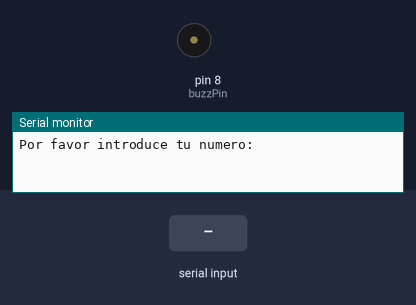
The sketch below on a simulated Arduino Uno, built with avr-gcc and run on an emulated ATmega328P. Parts: buzzer (waves = sounding, pin HIGH), the last lines printed to the serial monitor. The inputs (shaded band) are chosen by the test bench.

Above: at 1.2 s.
1.3 s: "90,45\n" received over Serial
At 1.7 s:
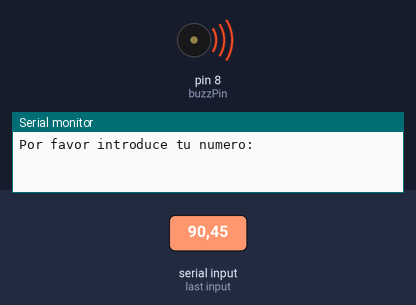
4.3 s: "30,150\n" received over Serial
At 10.3 s:
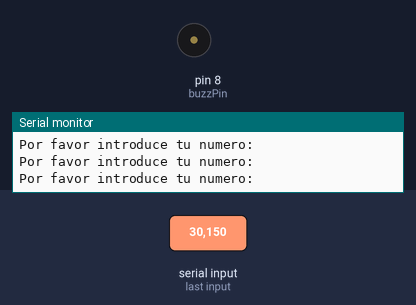
Timing chart, 0 to 11.8 s (numbered marks = the images above; inputs shaded):
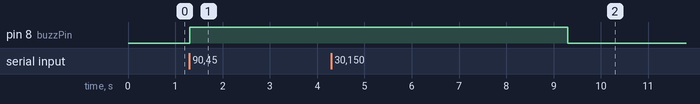

The sketch:

buzzer-activo_class23.ino
```cpp
int buzzPin=8;
int number;
String msg1="Por favor introduce tu numero: ";
int dt=2000;
void setup() {
  // put your setup code here, to run once:
Serial.begin(9600);
pinMode(buzzPin,OUTPUT);
}

void loop() {
Serial.println();
Serial.println(msg1);
while(Serial.available()==0){

}
number=Serial.parseInt();
if (number>10){
  digitalWrite(buzzPin,HIGH);
  delay(dt);
  digitalWrite(buzzPin,LOW);


}
}
```

Measured:
- after the input at 1.3 s, pin 8 (buzzPin): LOW → HIGH at once
- after the input at 4.3 s, pin 8 (buzzPin): HIGH → LOW after 5.0 s instead of 1.0 s
